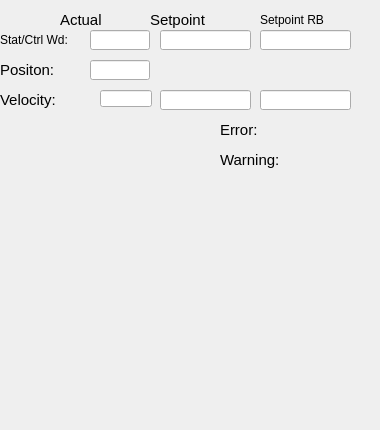
   <widget class="QWidget" name="tab">
    <property name="sizePolicy">
     <sizepolicy hsizetype="Fixed" vsizetype="Fixed">
      <horstretch>0</horstretch>
      <verstretch>0</verstretch>
     </sizepolicy>
    </property>
    <attribute name="title">
     <string>General</string>
    </attribute>
    <widget class="caLabel" name="calabel_9">
     <property name="geometry">
      <rect>
       <x>0</x>
       <y>30</y>
       <width>80</width>
       <height>20</height>
      </rect>
     </property>
     <property name="sizePolicy">
      <sizepolicy hsizetype="Fixed" vsizetype="Fixed">
       <horstretch>0</horstretch>
       <verstretch>0</verstretch>
      </sizepolicy>
     </property>
     <property name="font">
      <font>
       <pointsize>9</pointsize>
      </font>
     </property>
     <property name="text">
      <string>Stat/Ctrl Wd:</string>
     </property>
     <property name="textFormat">
      <enum>Qt::PlainText</enum>
     </property>
     <property name="scaledContents">
      <bool>false</bool>
     </property>
    </widget>
    <widget class="caLabel" name="calabel_13">
     <property name="geometry">
      <rect>
       <x>220</x>
       <y>120</y>
       <width>80</width>
       <height>20</height>
      </rect>
     </property>
     <property name="sizePolicy">
      <sizepolicy hsizetype="Fixed" vsizetype="Fixed">
       <horstretch>0</horstretch>
       <verstretch>0</verstretch>
      </sizepolicy>
     </property>
     <property name="font">
      <font>
       <pointsize>11</pointsize>
      </font>
     </property>
     <property name="text">
      <string>Error:</string>
     </property>
    </widget>
    <widget class="caLabel" name="calabel_10">
     <property name="geometry">
      <rect>
       <x>0</x>
       <y>90</y>
       <width>80</width>
       <height>20</height>
      </rect>
     </property>
     <property name="sizePolicy">
      <sizepolicy hsizetype="Fixed" vsizetype="Fixed">
       <horstretch>0</horstretch>
       <verstretch>0</verstretch>
      </sizepolicy>
     </property>
     <property name="font">
      <font>
       <pointsize>11</pointsize>
      </font>
     </property>
     <property name="text">
      <string>Velocity:</string>
     </property>
    </widget>
    <widget class="caLineEdit" name="calineedit_9">
     <property name="geometry">
      <rect>
       <x>90</x>
       <y>30</y>
       <width>60</width>
       <height>20</height>
      </rect>
     </property>
     <property name="channel" stdset="0">
      <string notr="true">$(IOC):m$(MasterID)s$(SlaveID)-Drv01-Stat</string>
     </property>
     <property name="background">
      <color alpha="0">
       <red>160</red>
       <green>160</green>
       <blue>164</blue>
      </color>
     </property>
     <property name="colorMode">
      <enum>caLineEdit::Static</enum>
     </property>
     <property name="precisionMode">
      <enum>caLineEdit::Channel</enum>
     </property>
     <property name="unitsEnabled">
      <bool>true</bool>
     </property>
    </widget>
    <widget class="caLed" name="caled_Warning">
     <property name="geometry">
      <rect>
       <x>300</x>
       <y>150</y>
       <width>52</width>
       <height>12</height>
      </rect>
     </property>
     <property name="sizePolicy">
      <sizepolicy hsizetype="Preferred" vsizetype="MinimumExpanding">
       <horstretch>0</horstretch>
       <verstretch>0</verstretch>
      </sizepolicy>
     </property>
     <property name="minimumSize">
      <size>
       <width>4</width>
       <height>12</height>
      </size>
     </property>
     <property name="toolTip">
      <string>&lt;html&gt;&lt;head/&gt;&lt;body&gt;&lt;p&gt;E-Bus Power Status&lt;/p&gt;&lt;/body&gt;&lt;/html&gt;</string>
     </property>
     <property name="rectangular">
      <bool>true</bool>
     </property>
     <property name="gradientEnabled">
      <bool>false</bool>
     </property>
     <property name="ledHeight">
      <number>10</number>
     </property>
     <property name="channel" stdset="0">
      <string notr="true">$(IOC):m$(MasterID)s$(SlaveID)-Drv01-WrnAlrm</string>
     </property>
     <property name="colorMode">
      <enum>caLed::Static</enum>
     </property>
     <property name="falseColor">
      <color>
       <red>255</red>
       <green>170</green>
       <blue>0</blue>
      </color>
     </property>
     <property name="trueColor">
      <color>
       <red>0</red>
       <green>85</green>
       <blue>0</blue>
      </color>
     </property>
     <property name="trueValue">
      <string notr="true">0</string>
     </property>
     <property name="falseValue">
      <string notr="true">1</string>
     </property>
    </widget>
    <widget class="caLed" name="caled_Error">
     <property name="geometry">
      <rect>
       <x>300</x>
       <y>120</y>
       <width>52</width>
       <height>12</height>
      </rect>
     </property>
     <property name="sizePolicy">
      <sizepolicy hsizetype="Preferred" vsizetype="MinimumExpanding">
       <horstretch>0</horstretch>
       <verstretch>0</verstretch>
      </sizepolicy>
     </property>
     <property name="minimumSize">
      <size>
       <width>4</width>
       <height>12</height>
      </size>
     </property>
     <property name="toolTip">
      <string>&lt;html&gt;&lt;head/&gt;&lt;body&gt;&lt;p&gt;E-Bus Power Status&lt;/p&gt;&lt;/body&gt;&lt;/html&gt;</string>
     </property>
     <property name="rectangular">
      <bool>true</bool>
     </property>
     <property name="gradientEnabled">
      <bool>false</bool>
     </property>
     <property name="ledHeight">
      <number>10</number>
     </property>
     <property name="channel" stdset="0">
      <string notr="true">$(IOC):m$(MasterID)s$(SlaveID)-Drv01-ErrAlrm</string>
     </property>
     <property name="colorMode">
      <enum>caLed::Static</enum>
     </property>
     <property name="falseColor">
      <color>
       <red>170</red>
       <green>0</green>
       <blue>0</blue>
      </color>
     </property>
     <property name="trueColor">
      <color>
       <red>0</red>
       <green>85</green>
       <blue>0</blue>
      </color>
     </property>
     <property name="trueValue">
      <string notr="true">0</string>
     </property>
     <property name="falseValue">
      <string notr="true">1</string>
     </property>
    </widget>
    <widget class="caLabel" name="calabel_14">
     <property name="geometry">
      <rect>
       <x>220</x>
       <y>150</y>
       <width>80</width>
       <height>20</height>
      </rect>
     </property>
     <property name="sizePolicy">
      <sizepolicy hsizetype="Fixed" vsizetype="Fixed">
       <horstretch>0</horstretch>
       <verstretch>0</verstretch>
      </sizepolicy>
     </property>
     <property name="font">
      <font>
       <pointsize>11</pointsize>
      </font>
     </property>
     <property name="text">
      <string>Warning:</string>
     </property>
    </widget>
    <widget class="caLineEdit" name="calineedit">
     <property name="geometry">
      <rect>
       <x>90</x>
       <y>60</y>
       <width>60</width>
       <height>20</height>
      </rect>
     </property>
     <property name="channel" stdset="0">
      <string notr="true">$(IOC):m$(MasterID)s$(SlaveID)-Enc01-PosAct</string>
     </property>
     <property name="background">
      <color alpha="0">
       <red>160</red>
       <green>160</green>
       <blue>164</blue>
      </color>
     </property>
     <property name="colorMode">
      <enum>caLineEdit::Static</enum>
     </property>
     <property name="precisionMode">
      <enum>caLineEdit::User</enum>
     </property>
    </widget>
    <widget class="caLabel" name="calabel_5">
     <property name="geometry">
      <rect>
       <x>0</x>
       <y>60</y>
       <width>80</width>
       <height>20</height>
      </rect>
     </property>
     <property name="sizePolicy">
      <sizepolicy hsizetype="Fixed" vsizetype="Fixed">
       <horstretch>0</horstretch>
       <verstretch>0</verstretch>
      </sizepolicy>
     </property>
     <property name="font">
      <font>
       <pointsize>11</pointsize>
      </font>
     </property>
     <property name="text">
      <string>Positon:</string>
     </property>
    </widget>
    <widget class="caTextEntry" name="catextentry_13">
     <property name="geometry">
      <rect>
       <x>160</x>
       <y>90</y>
       <width>91</width>
       <height>20</height>
      </rect>
     </property>
     <property name="minimumSize">
      <size>
       <width>0</width>
       <height>20</height>
      </size>
     </property>
     <property name="maximumSize">
      <size>
       <width>16777215</width>
       <height>20</height>
      </size>
     </property>
     <property name="readOnly">
      <bool>false</bool>
     </property>
     <property name="channel" stdset="0">
      <string notr="true">$(IOC):m$(MasterID)s$(SlaveID)-Drv01-Spd</string>
     </property>
     <property name="keepFocus">
      <bool>true</bool>
     </property>
    </widget>
    <widget class="caTextEntry" name="catextentry_14">
     <property name="geometry">
      <rect>
       <x>260</x>
       <y>90</y>
       <width>91</width>
       <height>20</height>
      </rect>
     </property>
     <property name="minimumSize">
      <size>
       <width>0</width>
       <height>20</height>
      </size>
     </property>
     <property name="maximumSize">
      <size>
       <width>16777215</width>
       <height>20</height>
      </size>
     </property>
     <property name="readOnly">
      <bool>false</bool>
     </property>
     <property name="channel" stdset="0">
      <string notr="true">$(IOC):m$(MasterID)s$(SlaveID)-Drv01-Spd-RB</string>
     </property>
     <property name="keepFocus">
      <bool>true</bool>
     </property>
    </widget>
    <widget class="caTextEntry" name="catextentry_16">
     <property name="geometry">
      <rect>
       <x>160</x>
       <y>30</y>
       <width>91</width>
       <height>20</height>
      </rect>
     </property>
     <property name="minimumSize">
      <size>
       <width>0</width>
       <height>20</height>
      </size>
     </property>
     <property name="maximumSize">
      <size>
       <width>16777215</width>
       <height>20</height>
      </size>
     </property>
     <property name="readOnly">
      <bool>false</bool>
     </property>
     <property name="channel" stdset="0">
      <string notr="true">$(IOC):m$(MasterID)s$(SlaveID)-Drv01-Cmd</string>
     </property>
     <property name="keepFocus">
      <bool>true</bool>
     </property>
    </widget>
    <widget class="caTextEntry" name="catextentry_17">
     <property name="geometry">
      <rect>
       <x>260</x>
       <y>30</y>
       <width>91</width>
       <height>20</height>
      </rect>
     </property>
     <property name="minimumSize">
      <size>
       <width>0</width>
       <height>20</height>
      </size>
     </property>
     <property name="maximumSize">
      <size>
       <width>16777215</width>
       <height>20</height>
      </size>
     </property>
     <property name="readOnly">
      <bool>false</bool>
     </property>
     <property name="channel" stdset="0">
      <string notr="true">$(IOC):m$(MasterID)s$(SlaveID)-Drv01-Cmd-RB</string>
     </property>
     <property name="keepFocus">
      <bool>true</bool>
     </property>
    </widget>
    <widget class="caLabel" name="calabel_51">
     <property name="geometry">
      <rect>
       <x>60</x>
       <y>10</y>
       <width>80</width>
       <height>20</height>
      </rect>
     </property>
     <property name="sizePolicy">
      <sizepolicy hsizetype="Fixed" vsizetype="Fixed">
       <horstretch>0</horstretch>
       <verstretch>0</verstretch>
      </sizepolicy>
     </property>
     <property name="font">
      <font>
       <pointsize>11</pointsize>
      </font>
     </property>
     <property name="text">
      <string>Actual</string>
     </property>
     <property name="textFormat">
      <enum>Qt::PlainText</enum>
     </property>
     <property name="scaledContents">
      <bool>false</bool>
     </property>
    </widget>
    <widget class="caLabel" name="calabel_52">
     <property name="geometry">
      <rect>
       <x>150</x>
       <y>10</y>
       <width>80</width>
       <height>20</height>
      </rect>
     </property>
     <property name="sizePolicy">
      <sizepolicy hsizetype="Fixed" vsizetype="Fixed">
       <horstretch>0</horstretch>
       <verstretch>0</verstretch>
      </sizepolicy>
     </property>
     <property name="font">
      <font>
       <pointsize>11</pointsize>
      </font>
     </property>
     <property name="text">
      <string>Setpoint</string>
     </property>
     <property name="textFormat">
      <enum>Qt::PlainText</enum>
     </property>
     <property name="scaledContents">
      <bool>false</bool>
     </property>
    </widget>
    <widget class="caLabel" name="calabel_53">
     <property name="geometry">
      <rect>
       <x>260</x>
       <y>10</y>
       <width>80</width>
       <height>20</height>
      </rect>
     </property>
     <property name="sizePolicy">
      <sizepolicy hsizetype="Fixed" vsizetype="Fixed">
       <horstretch>0</horstretch>
       <verstretch>0</verstretch>
      </sizepolicy>
     </property>
     <property name="font">
      <font>
       <pointsize>9</pointsize>
      </font>
     </property>
     <property name="text">
      <string>Setpoint RB</string>
     </property>
     <property name="textFormat">
      <enum>Qt::PlainText</enum>
     </property>
     <property name="scaledContents">
      <bool>false</bool>
     </property>
    </widget>
    <widget class="caLineEdit" name="calineedit_4">
     <property name="geometry">
      <rect>
       <x>100</x>
       <y>90</y>
       <width>52</width>
       <height>17</height>
      </rect>
     </property>
     <property name="channel" stdset="0">
      <string notr="true">$(IOC):m$(MasterID)s$(SlaveID)-Drv01-VelAct</string>
     </property>
     <property name="background">
      <color alpha="0">
       <red>160</red>
       <green>160</green>
       <blue>164</blue>
      </color>
     </property>
     <property name="colorMode">
      <enum>caLineEdit::Static</enum>
     </property>
     <property name="precisionMode">
      <enum>caLineEdit::User</enum>
     </property>
    </widget>
    <widget class="caStripPlot" name="castripplot_3">
     <property name="geometry">
      <rect>
       <x>10</x>
       <y>180</y>
       <width>361</width>
       <height>241</height>
      </rect>
     </property>
     <property name="Title" stdset="0">
      <string notr="true">Position</string>
     </property>
     <property name="channels" stdset="0">
      <string>$(IOC):m$(MasterID)s$(SlaveID)-Enc01-PosAct</string>
     </property>
     <property name="YAxisScaling" stdset="0">
      <enum>caStripPlot::autoScale</enum>
     </property>
     <property name="foreground">
      <color>
       <red>244</red>
       <green>244</green>
       <blue>244</blue>
      </color>
     </property>
    </widget>
   </widget>
